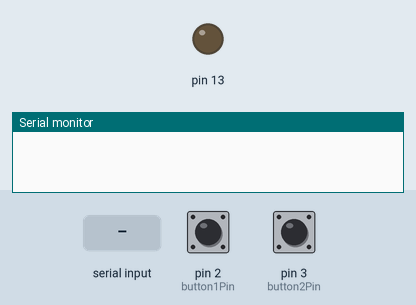
The sketch below on a simulated Arduino Uno, built with avr-gcc and run on an emulated ATmega328P. Shown: output pins drawn as LEDs (lit = HIGH), the last lines printed to the serial monitor. The inputs (shaded band) are chosen by the test bench; at power-on: pin 2 (button1Pin) HIGH, pin 3 (button2Pin) HIGH.

Above: at 1.2 s.
1.3 s: "s" received over Serial
At 2.5 s:
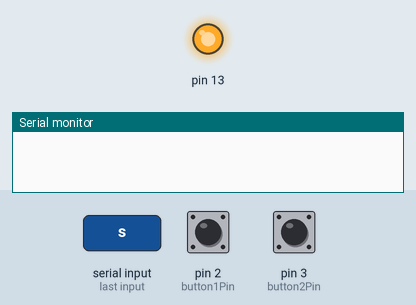
2.8 s: pin 2 (button1Pin) pulled LOW for 0.15 s
4.4 s: pin 3 (button2Pin) pulled LOW for 0.15 s
At 5.1 s:
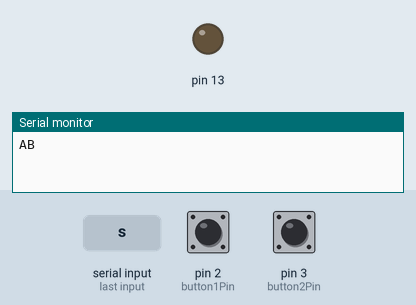
Timing chart, 0 to 7.4 s (numbered marks = the images above; inputs shaded):
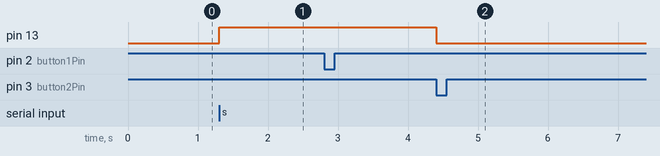

Measured:
- after the input at 1.3 s, pin 13: LOW → HIGH at once
- after the input at 4.4 s, pin 13: HIGH → LOW at once

The sketch:

SerialTimeMeasurement.ino
```cpp
bool running;
bool button1State;
bool lastButton1State;
bool button1Done;
bool button1Sent;
bool button2State;
bool lastButton2State;
bool button2Done;
bool button2Sent;
int button1Pin = 2;
int button2Pin = 3;

void setup(){
	pinMode(button1Pin,INPUT_PULLUP);
	pinMode(button2Pin,INPUT_PULLUP);
	pinMode(13,OUTPUT);
	Serial.begin(115200);
	//Serial.println("Started. Ready. 's' to start, 'r' to reset.");
	running = false;
	digitalWrite(13,running);
}

void loop(){
	digitalWrite(13,running);
	if(Serial.available()){
		char byte;
		byte = Serial.read();
		if(byte=='s'){
			//Serial.println("Started");
			button1State=HIGH;
			button2State=HIGH;
			lastButton1State=HIGH;
			lastButton2State=HIGH;
			button1Done = false;
			button2Done = false;
			button1Sent = false;
			button2Sent = false;
			running = true;
		}
		if(byte=='r'){
			//Serial.println("Reset");
			running = false;
		}
	}
	if(running){
		button1State = (digitalRead(button1Pin)!=LOW);
		button2State = (digitalRead(button2Pin)!=LOW);
		if(lastButton1State != button1State && button1State==LOW && button1Done==false){
			//Serial.print("A");
			button1Done = true;
			button1Sent = false;
		}
		if(lastButton2State != button2State && button2State==LOW && button2Done==false){
			//Serial.print("B");
			button2Done = true;
			button2Sent = false;
		}
		lastButton1State = button1State;
		lastButton2State = button2State;
	}

	if(button1Done&&!button1Sent){
		Serial.print("A");
		button1Sent = true;
	}

	if(button2Done&&!button2Sent){
		Serial.print("B");
		button2Sent = true;
	}

	if(button1Done&&button2Done)
		running = false;
}
```
